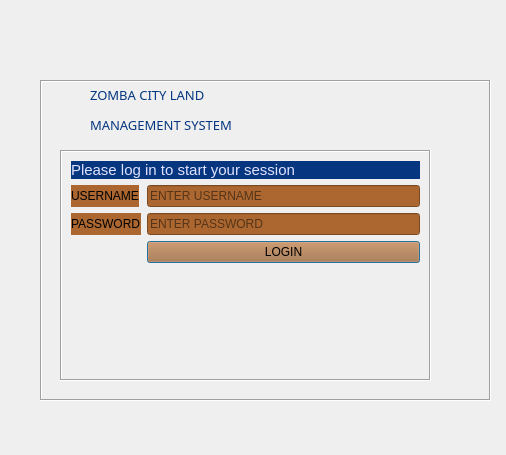
<?xml version="1.0" encoding="UTF-8"?>
<ui version="4.0">
 <class>Dialog</class>
 <widget class="QDialog" name="Dialog">
  <property name="geometry">
   <rect>
    <x>0</x>
    <y>0</y>
    <width>506</width>
    <height>455</height>
   </rect>
  </property>
  <property name="windowTitle">
   <string>Dialog</string>
  </property>
  <property name="styleSheet">
   <string notr="true"/>
  </property>
  <widget class="QFrame" name="frame">
   <property name="geometry">
    <rect>
     <x>40</x>
     <y>80</y>
     <width>451</width>
     <height>321</height>
    </rect>
   </property>
   <property name="frameShape">
    <enum>QFrame::Box</enum>
   </property>
   <property name="frameShadow">
    <enum>QFrame::Sunken</enum>
   </property>
   <widget class="QWidget" name="widget" native="true">
    <property name="geometry">
     <rect>
      <x>20</x>
      <y>70</y>
      <width>371</width>
      <height>241</height>
     </rect>
    </property>
    <property name="styleSheet">
     <string notr="true">background-image: url(:/newPrefix/pic_res.png);</string>
    </property>
    <widget class="QFrame" name="frame_2">
     <property name="geometry">
      <rect>
       <x>0</x>
       <y>0</y>
       <width>371</width>
       <height>231</height>
      </rect>
     </property>
     <property name="styleSheet">
      <string notr="true"/>
     </property>
     <property name="frameShape">
      <enum>QFrame::Box</enum>
     </property>
     <property name="frameShadow">
      <enum>QFrame::Sunken</enum>
     </property>
     <layout class="QFormLayout" name="formLayout">
      <item row="3" column="0">
       <widget class="QLabel" name="label_9">
        <property name="font">
         <font>
          <weight>50</weight>
          <bold>false</bold>
         </font>
        </property>
        <property name="styleSheet">
         <string notr="true">background-color: rgb(219, 208, 255);
background-color: rgb(171, 103, 47);</string>
        </property>
        <property name="text">
         <string>USERNAME</string>
        </property>
       </widget>
      </item>
      <item row="3" column="1">
       <widget class="QLineEdit" name="lineEdit_6">
        <property name="styleSheet">
         <string notr="true">background-color: rgb(219, 208, 255);
background-color: rgb(171, 103, 47);
</string>
        </property>
        <property name="text">
         <string/>
        </property>
        <property name="placeholderText">
         <string>ENTER USERNAME</string>
        </property>
       </widget>
      </item>
      <item row="4" column="0">
       <widget class="QLabel" name="label_8">
        <property name="styleSheet">
         <string notr="true">background-color: rgb(219, 208, 255);
background-color: rgb(171, 103, 47);
</string>
        </property>
        <property name="text">
         <string>PASSWORD</string>
        </property>
       </widget>
      </item>
      <item row="4" column="1">
       <widget class="QLineEdit" name="lineEdit_5">
        <property name="styleSheet">
         <string notr="true">background-color: rgb(219, 208, 255);
background-color: rgb(171, 103, 47);
</string>
        </property>
        <property name="placeholderText">
         <string>ENTER PASSWORD</string>
        </property>
       </widget>
      </item>
      <item row="5" column="1">
       <widget class="QPushButton" name="pushButton_6">
        <property name="enabled">
         <bool>true</bool>
        </property>
        <property name="styleSheet">
         <string notr="true">background-color: rgb(219, 208, 255);
background-color: rgb(171, 103, 47);
</string>
        </property>
        <property name="text">
         <string>LOGIN</string>
        </property>
       </widget>
      </item>
      <item row="1" column="0" colspan="2">
       <widget class="QLabel" name="label_2">
        <property name="styleSheet">
         <string notr="true">font: 25 8pt &quot;Yu Gothic Light&quot;;
color: rgb(224, 227, 255);
background-color: rgb(5, 54, 127);</string>
        </property>
        <property name="text">
         <string>&lt;html&gt;&lt;head/&gt;&lt;body&gt;&lt;p&gt;&lt;span style=&quot; font-size:11pt;&quot;&gt;Please log in to start your session&lt;/span&gt;&lt;/p&gt;&lt;/body&gt;&lt;/html&gt;</string>
        </property>
       </widget>
      </item>
     </layout>
    </widget>
   </widget>
   <widget class="QLabel" name="label">
    <property name="geometry">
     <rect>
      <x>50</x>
      <y>-10</y>
      <width>351</width>
      <height>81</height>
     </rect>
    </property>
    <property name="font">
     <font>
      <family>Wide Latin</family>
      <pointsize>8</pointsize>
      <weight>50</weight>
      <italic>false</italic>
      <bold>false</bold>
     </font>
    </property>
    <property name="autoFillBackground">
     <bool>false</bool>
    </property>
    <property name="styleSheet">
     <string notr="true">
font: 8pt &quot;Wide Latin&quot;;

</string>
    </property>
    <property name="text">
     <string>&lt;html&gt;&lt;head/&gt;&lt;body&gt;&lt;p&gt;&lt;span style=&quot; font-size:10pt; color:#05367f;&quot;&gt;ZOMBA CITY LAND&lt;/span&gt;&lt;/p&gt;&lt;p&gt;&lt;span style=&quot; font-size:10pt; color:#05367f;&quot;&gt;MANAGEMENT SYSTEM&lt;/span&gt;&lt;/p&gt;&lt;/body&gt;&lt;/html&gt;</string>
    </property>
    <property name="wordWrap">
     <bool>false</bool>
    </property>
    <property name="margin">
     <number>3</number>
    </property>
    <property name="openExternalLinks">
     <bool>false</bool>
    </property>
   </widget>
  </widget>
 </widget>
 <resources>
  <include location="../pictures/yo.qrc"/>
 </resources>
 <connections/>
</ui>
